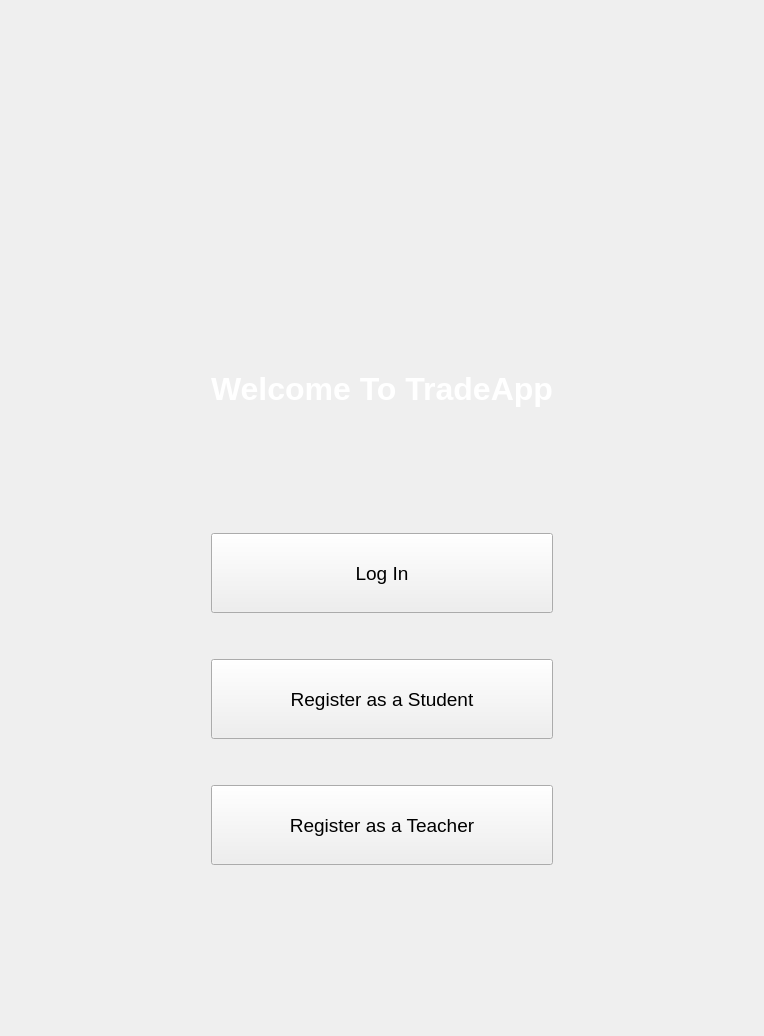
     <widget class="QWidget" name="welcomePage">
      <property name="font">
       <font>
        <family>Segoe UI</family>
        <bold>false</bold>
       </font>
      </property>
      <layout class="QGridLayout" name="gridLayout_30">
       <item row="15" column="0">
        <spacer name="horizontalSpacer_9">
         <property name="orientation">
          <enum>Qt::Orientation::Horizontal</enum>
         </property>
         <property name="sizeType">
          <enum>QSizePolicy::Policy::Maximum</enum>
         </property>
         <property name="sizeHint" stdset="0">
          <size>
           <width>200</width>
           <height>20</height>
          </size>
         </property>
        </spacer>
       </item>
       <item row="9" column="1">
        <widget class="QLabel" name="label">
         <property name="font">
          <font>
           <family>Segoe UI</family>
           <pointsize>24</pointsize>
           <bold>true</bold>
          </font>
         </property>
         <property name="styleSheet">
          <string notr="true">color: white;</string>
         </property>
         <property name="text">
          <string>Welcome To TradeApp</string>
         </property>
         <property name="alignment">
          <set>Qt::AlignmentFlag::AlignCenter</set>
         </property>
        </widget>
       </item>
       <item row="12" column="1">
        <spacer name="verticalSpacer_12">
         <property name="orientation">
          <enum>Qt::Orientation::Vertical</enum>
         </property>
         <property name="sizeHint" stdset="0">
          <size>
           <width>20</width>
           <height>40</height>
          </size>
         </property>
        </spacer>
       </item>
       <item row="10" column="1">
        <spacer name="verticalSpacer_18">
         <property name="orientation">
          <enum>Qt::Orientation::Vertical</enum>
         </property>
         <property name="sizeHint" stdset="0">
          <size>
           <width>20</width>
           <height>40</height>
          </size>
         </property>
        </spacer>
       </item>
       <item row="14" column="1">
        <spacer name="verticalSpacer_10">
         <property name="orientation">
          <enum>Qt::Orientation::Vertical</enum>
         </property>
         <property name="sizeHint" stdset="0">
          <size>
           <width>20</width>
           <height>40</height>
          </size>
         </property>
        </spacer>
       </item>
       <item row="17" column="1">
        <widget class="QPushButton" name="regTeachButton">
         <property name="minimumSize">
          <size>
           <width>0</width>
           <height>80</height>
          </size>
         </property>
         <property name="font">
          <font>
           <family>Segoe UI</family>
           <pointsize>14</pointsize>
           <bold>false</bold>
          </font>
         </property>
         <property name="text">
          <string>Register as a Teacher</string>
         </property>
        </widget>
       </item>
       <item row="6" column="1">
        <spacer name="verticalSpacer_19">
         <property name="orientation">
          <enum>Qt::Orientation::Vertical</enum>
         </property>
         <property name="sizeHint" stdset="0">
          <size>
           <width>20</width>
           <height>40</height>
          </size>
         </property>
        </spacer>
       </item>
       <item row="4" column="1">
        <spacer name="verticalSpacer_20">
         <property name="orientation">
          <enum>Qt::Orientation::Vertical</enum>
         </property>
         <property name="sizeHint" stdset="0">
          <size>
           <width>20</width>
           <height>40</height>
          </size>
         </property>
        </spacer>
       </item>
       <item row="1" column="1">
        <spacer name="verticalSpacer_15">
         <property name="orientation">
          <enum>Qt::Orientation::Vertical</enum>
         </property>
         <property name="sizeHint" stdset="0">
          <size>
           <width>20</width>
           <height>40</height>
          </size>
         </property>
        </spacer>
       </item>
       <item row="16" column="1">
        <spacer name="verticalSpacer_11">
         <property name="orientation">
          <enum>Qt::Orientation::Vertical</enum>
         </property>
         <property name="sizeHint" stdset="0">
          <size>
           <width>20</width>
           <height>40</height>
          </size>
         </property>
        </spacer>
       </item>
       <item row="7" column="1">
        <spacer name="verticalSpacer_13">
         <property name="orientation">
          <enum>Qt::Orientation::Vertical</enum>
         </property>
         <property name="sizeHint" stdset="0">
          <size>
           <width>20</width>
           <height>40</height>
          </size>
         </property>
        </spacer>
       </item>
       <item row="18" column="1">
        <spacer name="verticalSpacer_5">
         <property name="orientation">
          <enum>Qt::Orientation::Vertical</enum>
         </property>
         <property name="sizeType">
          <enum>QSizePolicy::Policy::Maximum</enum>
         </property>
         <property name="sizeHint" stdset="0">
          <size>
           <width>20</width>
           <height>160</height>
          </size>
         </property>
        </spacer>
       </item>
       <item row="13" column="1">
        <widget class="QPushButton" name="loginButton">
         <property name="enabled">
          <bool>true</bool>
         </property>
         <property name="minimumSize">
          <size>
           <width>0</width>
           <height>80</height>
          </size>
         </property>
         <property name="font">
          <font>
           <family>Segoe UI</family>
           <pointsize>14</pointsize>
           <bold>false</bold>
          </font>
         </property>
         <property name="text">
          <string>Log In</string>
         </property>
        </widget>
       </item>
       <item row="2" column="1">
        <spacer name="verticalSpacer_17">
         <property name="orientation">
          <enum>Qt::Orientation::Vertical</enum>
         </property>
         <property name="sizeHint" stdset="0">
          <size>
           <width>20</width>
           <height>40</height>
          </size>
         </property>
        </spacer>
       </item>
       <item row="8" column="1">
        <spacer name="verticalSpacer_14">
         <property name="orientation">
          <enum>Qt::Orientation::Vertical</enum>
         </property>
         <property name="sizeHint" stdset="0">
          <size>
           <width>20</width>
           <height>40</height>
          </size>
         </property>
        </spacer>
       </item>
       <item row="11" column="1">
        <spacer name="verticalSpacer_9">
         <property name="orientation">
          <enum>Qt::Orientation::Vertical</enum>
         </property>
         <property name="sizeHint" stdset="0">
          <size>
           <width>20</width>
           <height>40</height>
          </size>
         </property>
        </spacer>
       </item>
       <item row="3" column="1">
        <spacer name="verticalSpacer_16">
         <property name="orientation">
          <enum>Qt::Orientation::Vertical</enum>
         </property>
         <property name="sizeHint" stdset="0">
          <size>
           <width>20</width>
           <height>40</height>
          </size>
         </property>
        </spacer>
       </item>
       <item row="0" column="1">
        <spacer name="verticalSpacer_6">
         <property name="orientation">
          <enum>Qt::Orientation::Vertical</enum>
         </property>
         <property name="sizeHint" stdset="0">
          <size>
           <width>20</width>
           <height>40</height>
          </size>
         </property>
        </spacer>
       </item>
       <item row="15" column="1">
        <widget class="QPushButton" name="regStuButton">
         <property name="sizePolicy">
          <sizepolicy hsizetype="Minimum" vsizetype="Fixed">
           <horstretch>1</horstretch>
           <verstretch>1</verstretch>
          </sizepolicy>
         </property>
         <property name="minimumSize">
          <size>
           <width>0</width>
           <height>80</height>
          </size>
         </property>
         <property name="font">
          <font>
           <family>Segoe UI</family>
           <pointsize>14</pointsize>
           <bold>false</bold>
          </font>
         </property>
         <property name="text">
          <string>Register as a Student</string>
         </property>
        </widget>
       </item>
       <item row="15" column="2">
        <spacer name="horizontalSpacer_10">
         <property name="orientation">
          <enum>Qt::Orientation::Horizontal</enum>
         </property>
         <property name="sizeType">
          <enum>QSizePolicy::Policy::Maximum</enum>
         </property>
         <property name="sizeHint" stdset="0">
          <size>
           <width>200</width>
           <height>20</height>
          </size>
         </property>
        </spacer>
       </item>
       <item row="5" column="1">
        <spacer name="verticalSpacer_21">
         <property name="orientation">
          <enum>Qt::Orientation::Vertical</enum>
         </property>
         <property name="sizeHint" stdset="0">
          <size>
           <width>20</width>
           <height>40</height>
          </size>
         </property>
        </spacer>
       </item>
      </layout>
     </widget>
